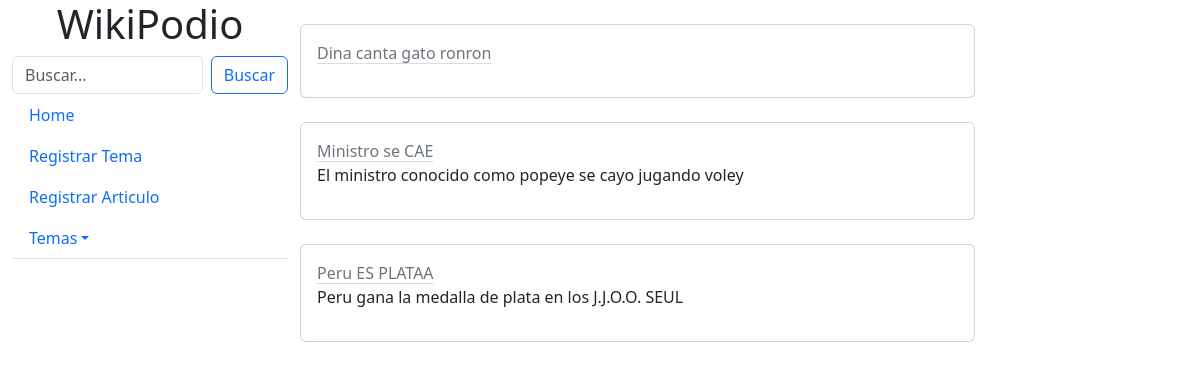
/busqueda, run on an earlier commit of the app's database.
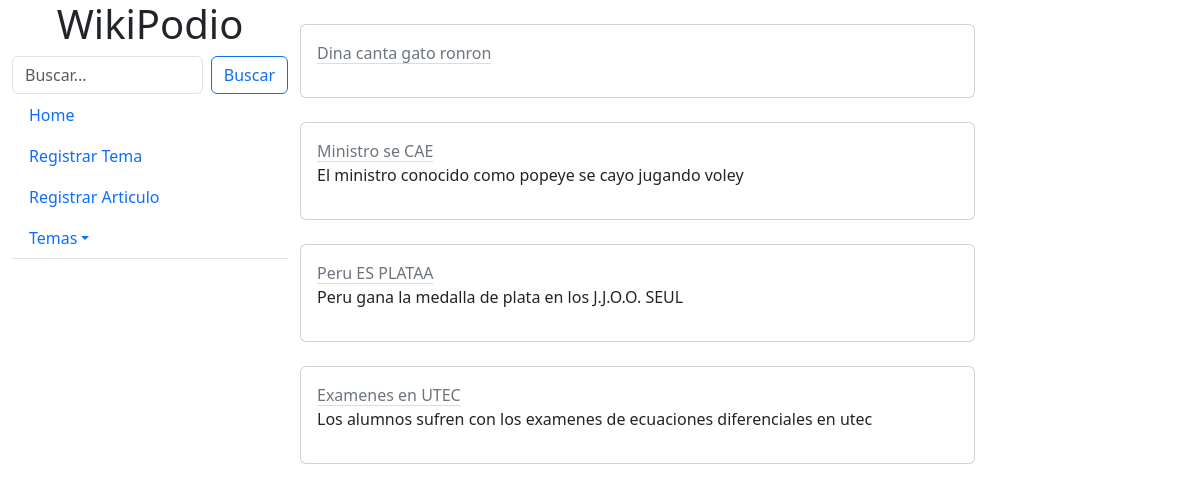
And on a later commit of the database.
### wikiApp/models.py (models this page shows)
class articulo(models.Model):
    tituloArticulo = models.CharField(max_length=128, null=True, blank=True)
    contenidoArticulo = models.CharField(max_length=1024, null=True, blank=True)
    temaRelacionado = models.ForeignKey(tema, null=True, blank=True, on_delete=models.CASCADE)

### wikiApp/views.py (the view, shortened to what this page needs)
# urls.py: path('busqueda', views.busqueda, name="busqueda")
def busqueda(request):
    busqueda = request.GET.get("buscar")
    listaTema = tema.objects.all().order_by('id')
    listaArticulo = articulo.objects.all()
    return render(request,'busqueda.html',{
        'listaTema':listaTema,
        'listaArticulo':listaArticulo
    })

### wikiApp/templates/busqueda.html (shortened to what this page needs)
{% extends "layout.html" %}
{%load static%}
{% block contenido %}
{% for articuloInfo in listaArticulo %}
<div class="card w-75 mt-4" id="card">
    <div class="card-body ">
        <a class="link-secondary link-offset-2 link-underline-opacity-25 link-underline-opacity-100-hover"
            href="{% url 'wikiApp:vistaArticulo' articuloInfo.id %}">{{ articuloInfo.tituloArticulo }}</a>
        <p>{{articuloInfo.contenidoArticulo}}</p>
    </div>
</div>
{% endfor %}
{% endblock %}

### wikiApp/templates/layout.html (shortened to what this page needs)
<!DOCTYPE html>
<html lang="es">
{% load static %}
<head>
    <link href="https://cdn.jsdelivr.net/npm/bootstrap@5.3.0/dist/css/bootstrap.min.css" rel="stylesheet"
>
</head>
<body>
    <div class="row p-0 m-0">
        <div class="col-lg-3">
            <div>
                <h1 class="text-center">WikiPodio</h1>
                <ul class="nav flex-column nav-tabs">
                    <form class="d-flex" role="search" method="get">
                        <input class="form-control me-2 " name="buscar" type="text" placeholder="Buscar..."
                            value="{{request.GET.buscar}}">
                        <input class="btn btn-outline-primary" id="buscar" type="submit" value="Buscar">
                    </form>
                    <li class="nav-item">
                        <a class="nav-link" href="{% url 'wikiApp:home' %}">Home</a>
                    </li>
                    <li class="nav-item">
                        <a class="nav-link" href="{% url 'wikiApp:registroTema' %}">Registrar Tema</a>
                    </li>
                    <li class="nav-item">
                        <a class="nav-link" href="{% url 'wikiApp:registroArticulo' %}">Registrar Articulo</a>
                    </li>
                    <li class="nav-item dropdown">
                        <a class="nav-link dropdown-toggle" data-bs-toggle="dropdown" href="#" role="button"
                            aria-expanded="false">Temas</a>
                    </li>
                </ul>
            </div>
        </div>
        <div class="col-lg-9 p-0">
            {% block contenido %}
            {% endblock %}
        </div>
    </div>
</body>
</html>

What changed in the data, as far as the page shows it:
added articulo: tituloArticulo "Examenes en UTEC", contenidoArticulo "Los alumnos sufren con los examenes de ecuaciones diferenciales en utec"
